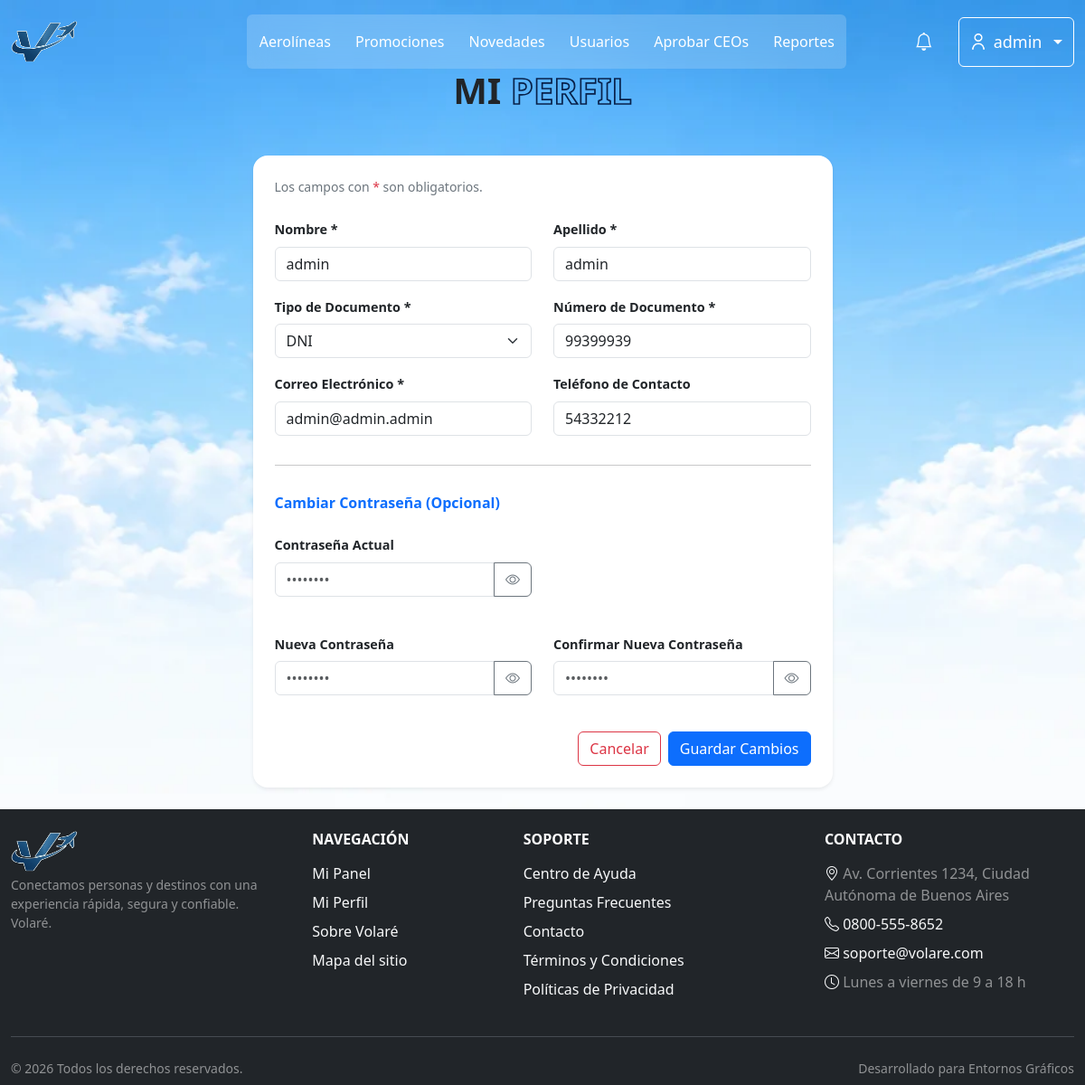
Screenshot of /index.php?pagina=perfil (signed in) with the database file from the repository.
### tables this page shows
CREATE TABLE `usuario` (
  `idUsuario` int NOT NULL AUTO_INCREMENT,
  `nombre` varchar(50) NOT NULL,
  `apellido` varchar(50) NOT NULL,
  `tipoDocumento` enum('DNI','pasaporte','lc','le') NOT NULL,
  `nroDocumento` varchar(50) NOT NULL,
  `contrasena` varchar(255) NOT NULL,
  `email` varchar(255) NOT NULL,
  `telefono` varchar(45) NOT NULL,
  `fechaNacimiento` date NOT NULL,
  `rol` enum('cliente','ceo','admin') NOT NULL DEFAULT 'cliente',
  `activo` tinyint NOT NULL DEFAULT '0',
  `emailVerificado` tinyint NOT NULL DEFAULT '0',
  `fecha_hora_autorizacion` datetime DEFAULT NULL,
  `tokenVerificacion` varchar(64) DEFAULT NULL,
  `idAerolinea` int DEFAULT NULL,
  `fechaCreacion` datetime NOT NULL DEFAULT CURRENT_TIMESTAMP,
  `notificacion_vista` tinyint(1) DEFAULT '0',
  PRIMARY KEY (`idUsuario`),
  UNIQUE KEY `uk_documento` (`tipoDocumento`,`nroDocumento`),
  UNIQUE KEY `email_UNIQUE` (`email`),
  UNIQUE KEY `idUsuario_UNIQUE` (`idUsuario`),
  UNIQUE KEY `nroDocumento_UNIQUE` (`nroDocumento`),
  KEY `fk_usuario_1_idx` (`idAerolinea`),
  CONSTRAINT `fk_usuario_1` FOREIGN KEY (`idAerolinea`) REFERENCES `aerolinea` (`idAerolinea`)
);

### src/config/app.php (called while the page is built, shortened)
<?php
function url(string $path = ''): string {
    $path = ltrim($path, '/');
    return APP_BASE . '/' . $path;
}

### src/views/components/navLinks.php (called while the page is built, shortened)
<?php
$isLoggedIn = isset($_SESSION['usuario']);
$usuario    = $isLoggedIn ? $_SESSION['usuario'] : null;
$rol        = strtolower(trim((string)($usuario['rol'] ?? 'cliente')));
$urlInicio = match (true) {
    $isLoggedIn && $rol === 'cliente' => url('index.php?pagina=cliente'),
    default                           => url('index.php?pagina=inicio'),
};
$paginaActual = $_GET['pagina'] ?? 'inicio';
if (!$isLoggedIn) {
    $navLinks = [
        ['label' => 'Inicio', 'href' => url('index.php?pagina=inicio'), 'active' => $paginaActual === 'inicio'],
        ['label' => 'Vuelos', 'href' => url('index.php?pagina=buscar-vuelos'), 'active' => $paginaActual === 'buscar-vuelos'],
        ['label' => 'Ayuda', 'href' => url('index.php?pagina=ayuda'), 'active' => $paginaActual === 'ayuda'],
        ['label' => 'Contacto', 'href' => url('index.php?pagina=contacto'), 'active' => $paginaActual === 'contacto'],
    ];
} else {
    if ($rol === 'admin') {
        $navLinks = [
            ['label' => 'Aerolíneas', 'href' => url('index.php?pagina=aerolinea&seccion=listado'), 'active' => $paginaActual === 'aerolinea'],
            ['label' => 'Promociones', 'href' => url('index.php?pagina=promociones&seccion=listado'), 'active' => $paginaActual === 'promociones'],
            ['label' => 'Novedades', 'href' => url('index.php?pagina=novedades&seccion=listado'), 'active' => in_array($paginaActual, ['novedad', 'novedades'], true)],
            ['label' => 'Usuarios', 'href' => url('index.php?pagina=usuarios&seccion=listado'), 'active' => in_array($paginaActual, ['usuario', 'usuarios'], true)],
            ['label' => 'Aprobar CEOs', 'href' => url('index.php?pagina=ceos&seccion=listado'), 'active' => $paginaActual === 'ceos'],
            ['label' => 'Reportes', 'href' => url('index.php?pagina=reportes&seccion=listado'), 'active' => $paginaActual === 'reportes'],
        ];
    }
}

### src/controllers/UsuarioController.php (called while the page is built, shortened)
<?php
class UsuarioController {
    private $conexion;
    public function __construct($conexion) {
        $this->conexion = $conexion;
    }
    public function obtenerUsuarioPorId(int $id): ?array {
        $stmt = mysqli_prepare($this->conexion, "SELECT * FROM usuario WHERE idUsuario = ?");
        mysqli_stmt_bind_param($stmt, "i", $id);
        mysqli_stmt_execute($stmt);
        $res = mysqli_stmt_get_result($stmt);
        $usuario = mysqli_fetch_assoc($res) ?: null;
        return $usuario;
    }
}

### src/views/usuarioPerfil.php (the view, shortened to what this page needs)
<?php
require_once __DIR__ . '/../controllers/UsuarioController.php';
$idUsuario = (int)$_SESSION['usuario']['idUsuario'];
$ctrl      = new UsuarioController($link);
$perfil   = $ctrl->obtenerUsuarioPorId($idUsuario);
$rolPerfil = strtolower(trim($perfil['rol'] ?? 'cliente'));
$urlVolver = match ($rolPerfil) {
    'admin' => url('index.php?pagina=aerolinea&seccion=listado'),
    'ceo'   => url('index.php?pagina=ceo'),
    default => url('index.php?pagina=cliente')
};
$tiposDoc = ['DNI', 'Pasaporte', 'LC', 'LE'];
?>
<!DOCTYPE html>
<html lang="es">
<head>
    <link href="https://cdn.jsdelivr.net/npm/bootstrap@5.3.8/dist/css/bootstrap.min.css" rel="stylesheet">
    <link rel="stylesheet" href="https://cdn.jsdelivr.net/npm/bootstrap-icons@1.11.3/font/bootstrap-icons.min.css">
    <link rel="stylesheet" href="<?= url('public/css/layout/header.css') ?>?v=<?= time() ?>">
    <link rel="stylesheet" href="<?= url('public/css/components/menuMobile.css') ?>?v=<?= time() ?>">
    <link rel="stylesheet" href="<?= url('public/css/layout/homeCliente.css') ?>?v=<?= time() ?>">
    <link rel="stylesheet" href="<?= url('public/css/components/searchMobile.css') ?>">
    <link rel="stylesheet" href="<?= url('public/css/components/searchDesktop.css') ?>">
    <link rel="stylesheet" href="<?= url('public/css/bootstrap-icons.css') ?>">
    <link rel="stylesheet" href="<?= url('public/css/layout/reservas.css') ?>">
    <link rel="stylesheet" href="<?= url('public/css/accesibilidad.css') ?>">
</head>
<body>
    <?php require __DIR__ . '/layouts/header.php'; ?>
    <main id="contenido" tabindex="-1" class="container pb-4">
        <div class="row justify-content-center">
            <div class="col-12 col-md-8 col-lg-7">
                <div class="titulo-cuadro-resul text-center mt-0 mb-5 user-select-none">
                    <h1 class="fw-bold text-dark display-6">MI <span>PERFIL</span></h1>
                </div>
                <div class="card shadow-sm border-0 rounded-4 p-4 bg-white">
                    <form action="<?= url('src/routes/usuarios.php?accion=editarPerfilPropio') ?>" method="POST" class="d-flex flex-column gap-3" id="formPerfil" novalidate data-loading-form>
<p class="small text-secondary mb-2">Los campos con <span class="text-danger" aria-hidden="true">*</span><span class="visually-hidden">asterisco</span> son obligatorios.</p>
                        <div class="row">
                            <div class="col-md-6">
                                <label class="form-label fw-semibold" for="nombre" style="font-size:0.9rem;">Nombre *</label>
                                <input type="text" name="nombre" id="nombre" class="form-control" required minlength="2" maxlength="50"
                                       value="<?= htmlspecialchars($perfil['nombre'] ?? '') ?>">
                            </div>
                            <div class="col-md-6">
                                <label class="form-label fw-semibold" for="apellido" style="font-size:0.9rem;">Apellido *</label>
                                <input type="text" name="apellido" id="apellido" class="form-control" required minlength="2" maxlength="50"
                                       value="<?= htmlspecialchars($perfil['apellido'] ?? '') ?>">
                            </div>
                        </div>
                        <div class="row">
                            <div class="col-md-6">
                                <label class="form-label fw-semibold" for="tipoDocumento" style="font-size:0.9rem;">Tipo de Documento *</label>
                                <select name="tipoDocumento" id="tipoDocumento" class="form-select" required>
                                    <?php foreach ($tiposDoc as $td): ?>
                                        <option value="<?= $td ?>" <?= (strcasecmp(trim($perfil['tipoDocumento'] ?? ''),$td) === 0) ? 'selected' : '' ?>>
                                            <?= $td ?>
                                        </option>
                                    <?php endforeach; ?>
                                </select>
                            </div>
                            <div class="col-md-6">
                                <label class="form-label fw-semibold" for="nroDocumento" style="font-size:0.9rem;">Número de Documento *</label>
                                <input
                                    type="text"
                                    name="nroDocumento"
                                    id="nroDocumento"
                                    autocomplete="off"
                                    class="form-control ctm-inp"
                                    required
                                    minlength="8"
                                    maxlength="15"
                                    value="<?= htmlspecialchars($perfil['nroDocumento'] ) ?>"
                                >
                            </div>
                        </div>
                        <div class="row">
                            <div class="col-md-6">
                                <label class="form-label fw-semibold" for="email" style="font-size:0.9rem;">Correo Electrónico *</label>
                                <input type="email" name="email" id="email" class="form-control" required
                                       value="<?= htmlspecialchars($perfil['email'] ?? '') ?>">
                            </div>
                            <div class="col-md-6">
                                <label class="form-label fw-semibold" for="telefono" style="font-size:0.9rem;">Teléfono de Contacto</label>
                                <input type="tel" name="telefono" id="telefono" class="form-control" pattern="[0-9+() -]{7,}" maxlength="25" placeholder="Ej. +54 341 1234567"
                                       value="<?= htmlspecialchars($perfil['telefono'] ?? '') ?>">
                            </div>
                        </div>
                        <hr >
                        <h2 class="h5 fw-bold fs-6 text-primary">Cambiar Contraseña (Opcional)</h2>
                        <div class="row">
                            <div class="col-md-6">
                                <label class="form-label fw-semibold" for="passwordActual" style="font-size:0.9rem;">Contraseña Actual</label>
                                <div class="input-group">
                                    <input type="password" name="passwordActual" id="passwordActual" class="form-control" placeholder="••••••••">
                                    <button class="btn btn-outline-secondary toggle-password" type="button" data-target="passwordActual" aria-label="Mostrar contraseña actual" aria-pressed="false">
                                        <i class="bi bi-eye" aria-hidden="true"></i>
                                    </button>
                                </div>
                                <div class="invalid-feedback text-danger small d-block" id="error-passwordActual" style="min-height: 20px;" role="alert"></div>
                            </div>
                        </div>
                        <div class="row">
                            <div class="col-md-6">
                                <label class="form-label fw-semibold" for="passwordNueva" style="font-size:0.9rem;">Nueva Contraseña</label>
                                <div class="input-group">
                                    <input type="password" name="passwordNueva" id="passwordNueva" class="form-control" placeholder="••••••••" minlength="8">
                                    <button class="btn btn-outline-secondary toggle-password" type="button" data-target="passwordNueva" aria-label="Mostrar nueva contraseña" aria-pressed="false">
                                        <i class="bi bi-eye" aria-hidden="true"></i>
                                    </button>
                                </div>
                                <div class="invalid-feedback text-danger small d-block" id="error-passwordNueva" style="min-height: 20px;" role="alert"></div>
                            </div>
                            <div class="col-md-6">
                                <label class="form-label fw-semibold" for="passwordConfirmar" style="font-size:0.9rem;">Confirmar Nueva Contraseña</label>
                                <div class="input-group">
                                    <input type="password" name="passwordConfirmar" id="passwordConfirmar" class="form-control" placeholder="••••••••" minlength="8">
                                    <button class="btn btn-outline-secondary toggle-password" type="button" data-target="passwordConfirmar" aria-label="Mostrar confirmación de contraseña" aria-pressed="false">
                                        <i class="bi bi-eye" aria-hidden="true"></i>
                                    </button>
                                </div>
                                <div class="invalid-feedback text-danger small d-block" id="error-passwordConfirmar" style="min-height: 20px;" role="alert"></div>
                            </div>
                        </div>
                        <div class="d-flex justify-content-end gap-2">
                            <a href="<?= $urlVolver ?>" class="btn btn-outline-danger">Cancelar</a>
                            <button type="submit" class="btn btn-primary">Guardar Cambios</button>
                        </div>
                    </form>
                </div>
            </div>
        </div>
    </main>
    <?php require __DIR__ . '/layouts/footer.php'; ?>
</body>
</html>

### src/views/layouts/header.php (shortened to what this page needs)
<?php
require_once __DIR__ . '/../components/navLinks.php';
?>
<header class="container-xxl">
    <div class="fila_head row mt-3 d-flex align-items-center justify-content-between g-0">
        <div class="col-2 d-flex align-items-center gap-2">
                <?php require __DIR__ . '/../components/menuMobile.php'; ?>
            <a class="navbar-brand logoLink m-0" href="<?= htmlspecialchars($urlInicio) ?>">
                <img class="logo" src="<?= url('public/img/aerologo.webp') ?>" alt="Volaré">
            </a>
        </div>
        <div class="col d-none d-lg-flex align-items-center justify-content-center">
            <nav aria-label="Navegación principal">
                <ul class="nav navbar-custom d-flex overflow-hidden rounded-2">
                    <?php foreach ($navLinks as $navLink): ?>
                        <li class="nav-item <?= $navLink['active'] ? 'active' : '' ?>">
                            <a href="<?= htmlspecialchars($navLink['href']) ?>"
                               class="nav-link text-white"
                               <?= $navLink['active'] ? 'aria-current="page"' : '' ?>>
                                <?= htmlspecialchars($navLink['label']) ?>
                            </a>
                        </li>
                    <?php endforeach; ?>
                </ul>
            </nav>
        </div>
        <div class="col-auto d-flex justify-content-center align-items-center gap-2">
            <?php if ($isLoggedIn && isset($rol) && $rol === 'admin'): ?>
                <div class="dropdown">
                    <button type="button" class="btn btn-custom border-0 position-relative rounded-circle p-2 d-flex align-items-center justify-content-center text-decoration-none" id="dropdownNotificaciones" data-bs-toggle="dropdown" aria-expanded="false" aria-haspopup="true" aria-label="Notificaciones y pendientes" style="width: 40px; height: 40px; margin-right: 10px;">
                        <i class="bi bi-bell fs-5" aria-hidden="true"></i>
                    </button>
                </div>
            <?php endif; ?>
            <?php if ($isLoggedIn): ?>
                <div class="dropdown">
                    <button class="btn btn-custom dropdown-toggle d-flex align-items-center gap-2"
                            type="button"
                            id="dropdownUsuario"
                            data-bs-toggle="dropdown"
                            aria-expanded="false"
                            aria-haspopup="true"
                            aria-label="Abrir menú de usuario">
                        <img src="<?= url('public/img/icons/usuario.png') ?>" alt="" class="icono_perfil">
                        <span class="d-none d-md-inline"><?= htmlspecialchars($usuario['nombre'] ?? 'Mi Cuenta') ?></span>
                    </button>
                </div>
            <?php endif; ?>
        </div>
    </div>
</header>

### rows the page displays
usuario: nombre "admin", apellido "admin", tipoDocumento "DNI", nroDocumento "99399939", email "admin@admin.admin", telefono "54332212"

### other values shown
$navLink['label'] "Aerolíneas"
$navLink['label'] "Promociones"
$navLink['label'] "Novedades"
$navLink['label'] "Usuarios"
$navLink['label'] "Aprobar CEOs"
$navLink['label'] "Reportes"
